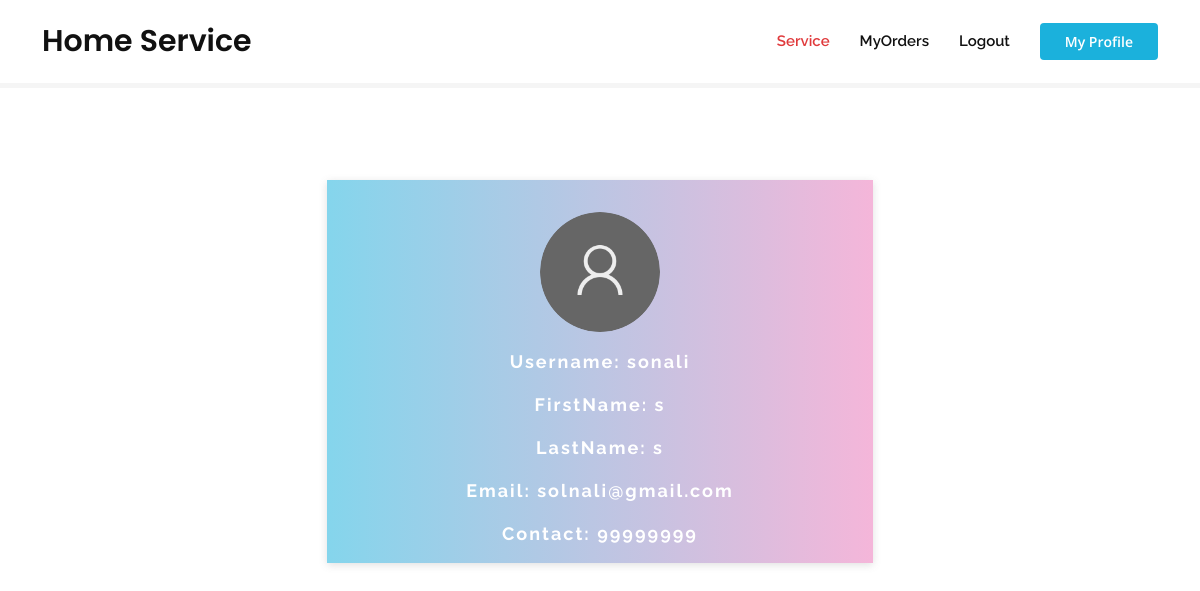
Screenshot of /myprofile (signed in) with the database file from the repository.
### app/models.py (models this page shows)
class UserModel(AbstractUser):
    profile_img = models.ImageField(upload_to="profile_image",blank=True, null=True)
    mobile_number = models.CharField(max_length=10)

### app/views.py (the view)
# urls.py: path('myprofile',views.myprofile,name="myprofile"),
def myprofile(request):
    return render(request, "profile.html")

### app/templates/profile.html (shortened to what this page needs)
<!DOCTYPE html>
<html lang="en">
    {% load static%}
<head>
    <link href="{% static 'vendor/aos/aos.css' %}" rel="stylesheet">
    <link href="{% static 'vendor/bootstrap/css/bootstrap.min.css' %}" rel="stylesheet">
    <link href="{% static 'vendor/bootstrap-icons/bootstrap-icons.css' %}" rel="stylesheet">
    <link href="{% static 'css/style.css' %}" rel="stylesheet">
</head>
<body>
    <header id="header" class="fixed-top d-flex align-items-center user_header">
        <div class="container d-flex align-items-center">
            <h1 class="logo me-auto"><a href="/user">Home Service</a></h1>
            <nav id="navbar" class="navbar order-last order-lg-0">
                <ul>
                    <li><a class="nav-link scrollto active" href="/user">Service</a></li>
                    <li><a class="nav-link scrollto" href="/myorder">MyOrders</a></li>
                    <li><a class="nav-link scrollto" href="/signout">Logout</a></li>
                </ul>
            </nav>
            <a href="profile.html" class="get-started-btn scrollto">My Profile</a>
        </div>
    </header>
    <section class="profile-section">
        <div class="container">
            <div class="row">
                <div class="col-md-6 offset-md-3">
                    <div class="card">
                        <div class="card-body text-center">
                            <div class="mt-3">
                                <img src="media/{{request.user.profile_img}}" alt="" height="120px" width="120px" class="rounded-circle">
                            </div>
                            <div class="mt-3">
                                <span>Username: </span>
                                <span>{{request.user.username}}</span>
                            </div>
                            <div class="mt-3">
                                <span>FirstName: </span>
                                <span>{{request.user.first_name}}</span>
                            </div>
                            <div class="mt-3">
                                <span>LastName: </span>
                                <span>{{request.user.last_name}}</span>
                            </div>
                            <div class="mt-3">
                                <span>Email: </span>
                                <span>{{request.user.email}}</span>
                            </div>
                            <div class="mt-3">
                                <span>Contact: </span>
                                <span>{{request.user.mobile_number}}</span>
                            </div>
                        </div>
                    </div>
                </div>
            </div>
        </div>
    </section>
</body>
</html>

### app/static/css/style.css (style rules this page uses)
body { font-family: "Open Sans", sans-serif; color: #444444; }
a { color: #e03a3c; text-decoration: none; }
h1, h2, h3, h4, h5, h6, span { font-family: "Raleway", sans-serif; }
#header { background: #fff; transition: all 0.5s; z-index: 997; padding: 20px 0; }
#header .logo { font-size: 30px; margin: 0; padding: 0; font-weight: 600; font-family: "Poppins", sans-serif; }
#header .logo a { color: #111111; }
.get-started-btn { margin-left: 30px; background: #1bb1dc; color: #fff; border-radius: 4px; padding: 8px 25px; white-space: nowrap; transition: 0.3s; font-size: 14px; font-weight: 600; display: inline-block; }
.navbar { padding: 0; }
.navbar ul { margin: 0; padding: 0; display: flex; list-style: none; align-items: center; }
.navbar li { position: relative; }
.navbar a, .navbar a:focus { display: flex; align-items: center; justify-content: space-between; padding: 10px 0 10px 30px; font-family: "Raleway", sans-serif; font-size: 15px; font-weight: 600; color: #111111; white-space: nowrap; transition: 0.3s; }
.navbar a:hover, .navbar .active, .navbar .active:focus, .navbar li:hover>a { color: #e03a3c; }
section { padding: 60px 0; overflow: hidden; position: relative; }
.user_header { border-bottom: 5px solid whitesmoke; }
.profile-section { margin-top: 120px; }
.profile-section .card { border: none; border-radius: 0; box-shadow: rgba(99, 99, 99, 0.2) 0px 2px 8px 0px; background-image: linear-gradient(to right, rgba(27, 177, 220, 0.537), #dc10844e); }
.profile-section span { color: #fff; font-size: 18px; font-weight: 700; letter-spacing: 2px; }

### rows the page displays
UserModel: user.profile_img (picture), user.username "sonali", user.first_name "s", user.last_name "s", user.email "solnali@gmail.com", user.mobile_number "99999999"
